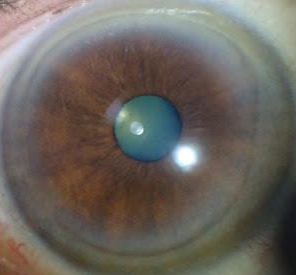
#> input picture images/without_diabetes/3d.png, 296 x 275 px, found by its file name
$ python analysis2.py
#> lines starting #> are read from the running program, lines starting #| are printed output that depends on the picture
import numpy as np
import cv2

img = cv2.imread('images/without_diabetes/3d.png', 0)
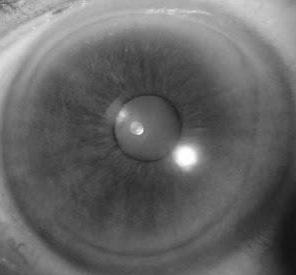
#> img: shape (275, 296); min 19, max 255, mean 102.4
blank = np.zeros((256, 256))
hist = cv2.calcHist([img],[0],None,[256],[0,255])
#> hist = 256 values, max 1435 at index 83, min 0 at index 0, mean 317.9
for x,y in enumerate(hist):
#> (the run stopped early here; a loop or call above may not have finished)

$ run again, with images/without_diabetes/10d.png copied over images/without_diabetes/3d.png
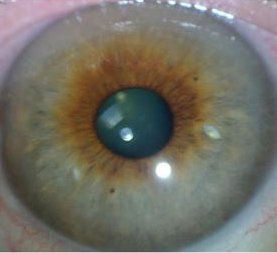
#> input picture images/without_diabetes/10d.png, 277 x 253 px, found by its file name
#> `img = cv2.imread('images/without_diabetes/3d.png', 0)`:
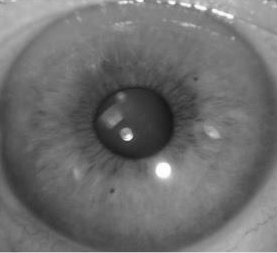
#> img: shape (253, 277); min 21, max 255, mean 110.3
#> hist = 256 values, max 1240 at index 116, min 0 at index 0, mean 273.8

$ run again, with images/without_diabetes/11d.png copied over images/without_diabetes/3d.png
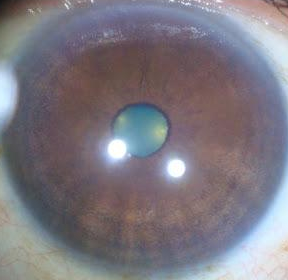
#> input picture images/without_diabetes/11d.png, 288 x 280 px, found by its file name
#> `img = cv2.imread('images/without_diabetes/3d.png', 0)`:
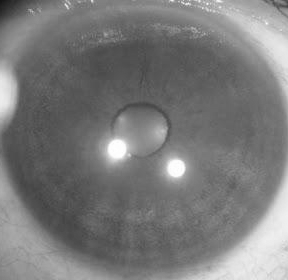
#> img: shape (280, 288); min 20, max 255, mean 121.7
#> hist = 256 values, max 1458 at index 86, min 0 at index 0, mean 315

$ run again, with images/without_diabetes/12d.png copied over images/without_diabetes/3d.png
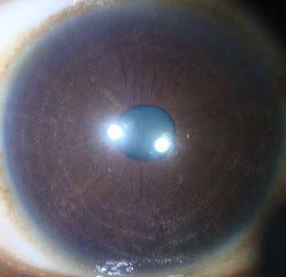
#> input picture images/without_diabetes/12d.png, 286 x 277 px, found by its file name
#> `img = cv2.imread('images/without_diabetes/3d.png', 0)`:
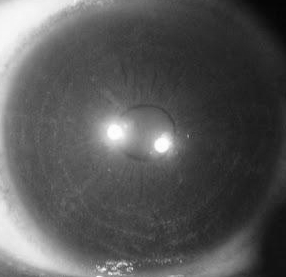
#> img: shape (277, 286); min 4, max 255, mean 86.8
#> hist = 256 values, max 1142 at index 37, min 0 at index 0, mean 309.5
